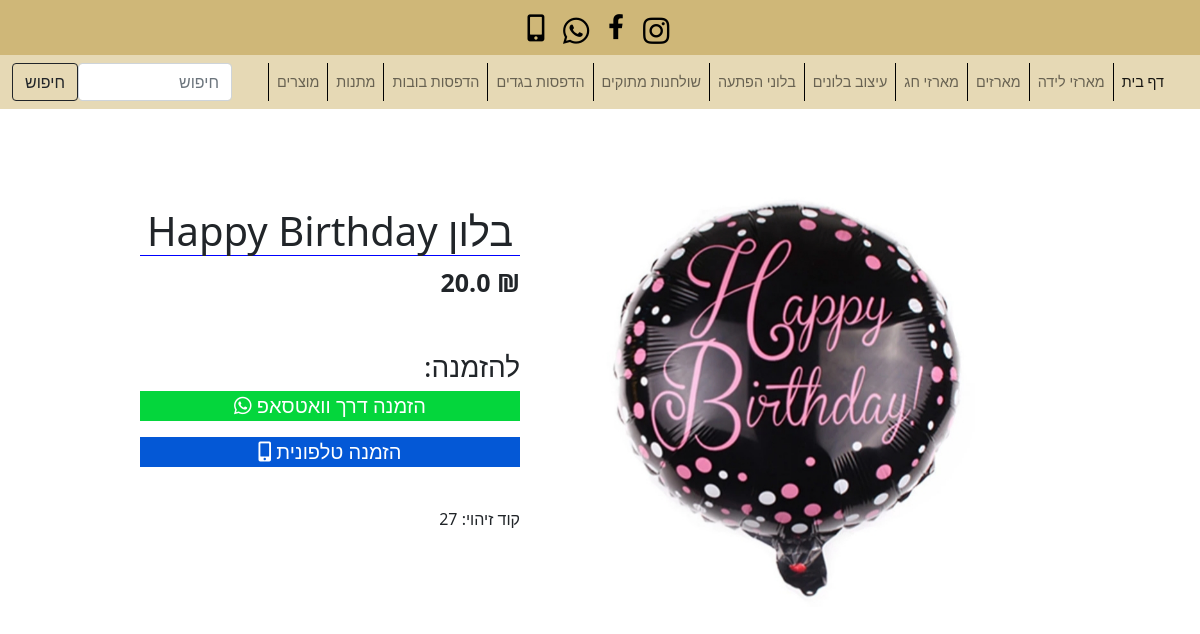
The app's page /product/27 with its own data.
### shop/models.py (models this page shows, shortened)
class Product(models.Model):
	name = models.CharField('שם המוצר', max_length=100)
	price = models.FloatField('מחיר המוצר', validators=[MinValueValidator(5)])
	description = models.TextField("תיאור המוצר", blank=True)
	image = models.ImageField('תמונת המוצר', upload_to="product_images")
	subimage1 = models.ImageField('תמונה נוספת 1', blank=True, upload_to="product_sub_images")
	subimage2 = models.ImageField('תמונה נוספת 2', blank=True, upload_to="product_sub_images")
	sale = models.BooleanField('לעשות מבצע ?', default=False)
	sale_price = models.FloatField('מחיר המבצע', validators=[MinValueValidator(5)])
	category = models.ManyToManyField(Categorie, 'קטגוריות', blank=True, default='uncategorized')
	hot_product = models.BooleanField('להוסיף למוצרים חמים ?', default=False)

### shop/views.py (the view)
# urls.py: path('product/<product_id>', views.show_product, name="show-product"),
def show_product(request, product_id):
	product = Product.objects.get(pk=product_id)
	return render(request, 'shop/product.html', {'product': product})

### shop/templates/shop/product.html (shortened to what this page needs)
{% extends 'shop/base.html' %}
{% block head %}
	{% load static %}
	<link rel="stylesheet" href="{% static '/css/product.css' %}">
	<link rel="stylesheet" href="{% static '/css/navbar.css' %}">
{% endblock %}
{% block body %}
	{% include 'shop/navbar.html' %}
	<div class="product-info-container">
		<div class="image-container">
		<div class="sub-images">
			</div>
			<img src="{{ product.image.url }}" class="product_img">
		</div>
		<div class="product-info">
			<h1 class="product-name">{{ product.name }}</h1>
			<div class="product-price">
				{% if product.sale %}
					<div>
						<strong>
							<span class="product-currensy">&#8362;</span>
							<span class="product-price-value"> {{ product.sale_price }} &nbsp;&nbsp;&nbsp;</span>
						</strong>
						<s>
							<span class="product-currensy">&#8362;</span>
							<span class="product-price-value"> {{ product.price }}  </span>
						</s>
					</div>
				{% else %}
					<strong>
						<span class="product-currensy">&#8362;</span>
						<span class="product-price-value"> {{ product.price }} </span>
					</strong>
				{% endif %}
			</div>
			<br><br>
			<h3>להזמנה:</h3>
			<div class="buttons">
				<a href="https://wa.me/+972506626266?text=היי סבטה, אני רוצה להזמין {{ product.name }}" class="contact">
					<div class="whatsapp">
						<p>הזמנה דרך וואטסאפ <i class="fab fa-whatsapp"></i></p>
					</div>
				</a>
				<a href="tel:0506626266" class="contact phone-contact">
					<div class="phone">
						<p>הזמנה טלפונית   <i class="fas fa-mobile-alt"></i></p>
					</div>
				</a>
			</div>
			<br>
			<p class="product-id">קוד זיהוי:    {{ product.id }}</p>
		</div>
	</div>
{% endblock %}

### static/css/product.css (style rules this page uses)
body { margin: 0; padding: 0; min-height: 75vh; }
.product-info-container { width: 70%; margin: 187px auto 0 auto; display: flex; flex-direction: row; position: relative; }
.product-info { width: 50%; padding: 20px 80px 20px 20px; }
.product-name { text-align: center; border-bottom: 1px solid blue; }
.contact { color: white; text-decoration: none; font-size: 20px; text-align: center; }
.whatsapp { background-color: #04d63c; }
.phone { background-color: #0458d6; }
.product-price { font-size: 25px; }
.sub-images { width: 30%; display: flex; flex-direction: column; justify-content: space-evenly; }
.image-container { width: 50%; display: flex; flex-direction: row; }
.product_img { width: 80%; object-fit: cover; }
@media (max-width: 1300px) { .product-info-container { width: 80%; } }

### records on screen
Product: image (picture), name "בלון Happy Birthday", price "20.0", id "27"
